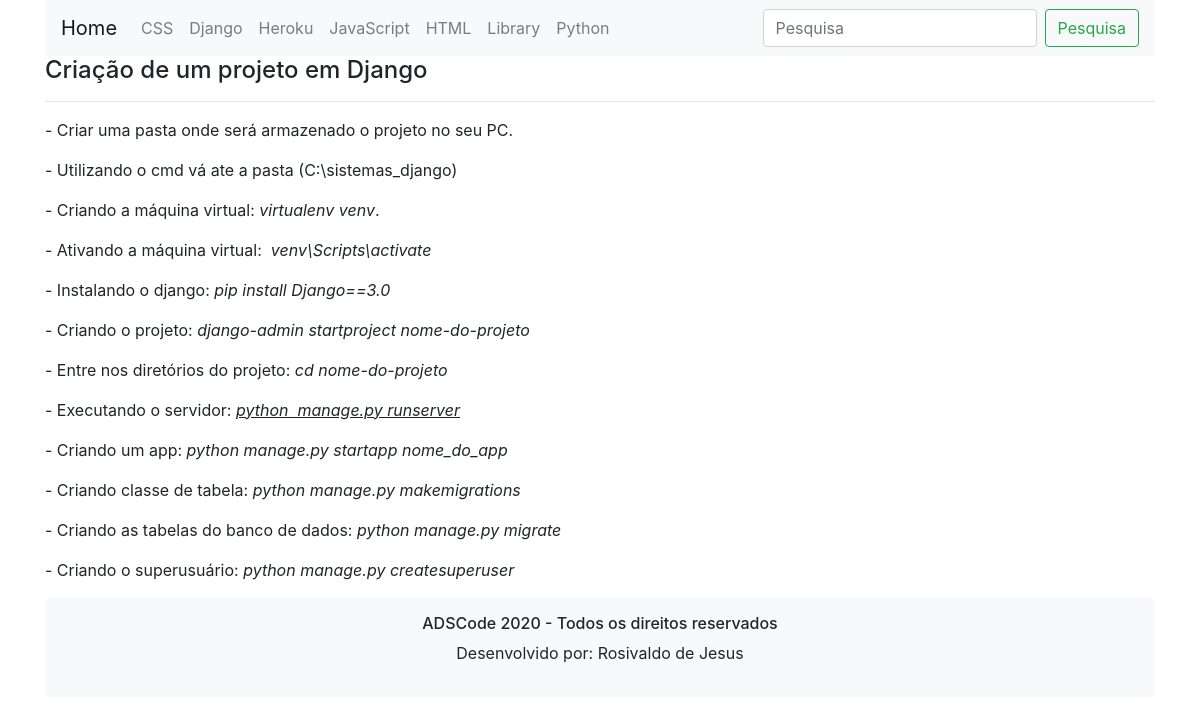
The page /djangoView/?id=1 on the database its author committed.
### programacao/models.py (models this page shows, shortened)
class ArticleDjango(models.Model):
    title = models.CharField(max_length=255, blank=True, null=True, verbose_name="Título")
    abstract = models.CharField(max_length=255, blank=True, null=True, verbose_name="Subtítulo")
    content = RichTextField(blank=True, null=True, verbose_name="Texto")
    created_at = models.DateTimeField(auto_now_add=True)
    class Meta:
        db_table = 'tbArticleDjango'
        verbose_name_plural = 'Articles Django'

### programacao/views.py (the view)
# urls.py: path('djangoView/', DjangoView),
def DjangoView(request):
    post = request.GET.get('id')
    if post:
        post = ArticleDjango.objects.get(id=post)
    return render(request, 'djangoView.html', {'post': post})

### templates/djangoView.html (shortened to what this page needs)
{% extends 'model.html' %}
{% block content %}
<div class="container-xl">
    <section>
        <div>
            <h4>{{ post.title }}</h4>
            <hr>
        </div>
    </section>
    <section>
        <div>
            <p>{{ post.content | safe }}</p>
        </div>
    </section>
</div>
{% endblock %}

### rows shown on the page
ArticleDjango: title "Criação de um projeto em Django", content "- Criar uma pasta onde será armazenado o projeto no seu PC. - Utilizando o cmd vá ate a pasta (C:\\sistemas_django) - Criando a máquina virtual: virtualenv venv . - Ativando a máquina virtual: venv\\Scripts\\activate - Instalando o django: pip install Django==3.0 - Criando o projeto: django-admin startproject nome-do-projeto - Entre nos diretórios do projeto: cd nome-do-projeto - Executando o servidor: python manage.py runserver - Criando um app: python manage.py startapp nome_do_app - Criando classe de tabela: python manage.py makemigrations - Criando as tabelas do banco de dados: python manage.py migrate - Criando o superusuário: python manage.py createsuperuser"
